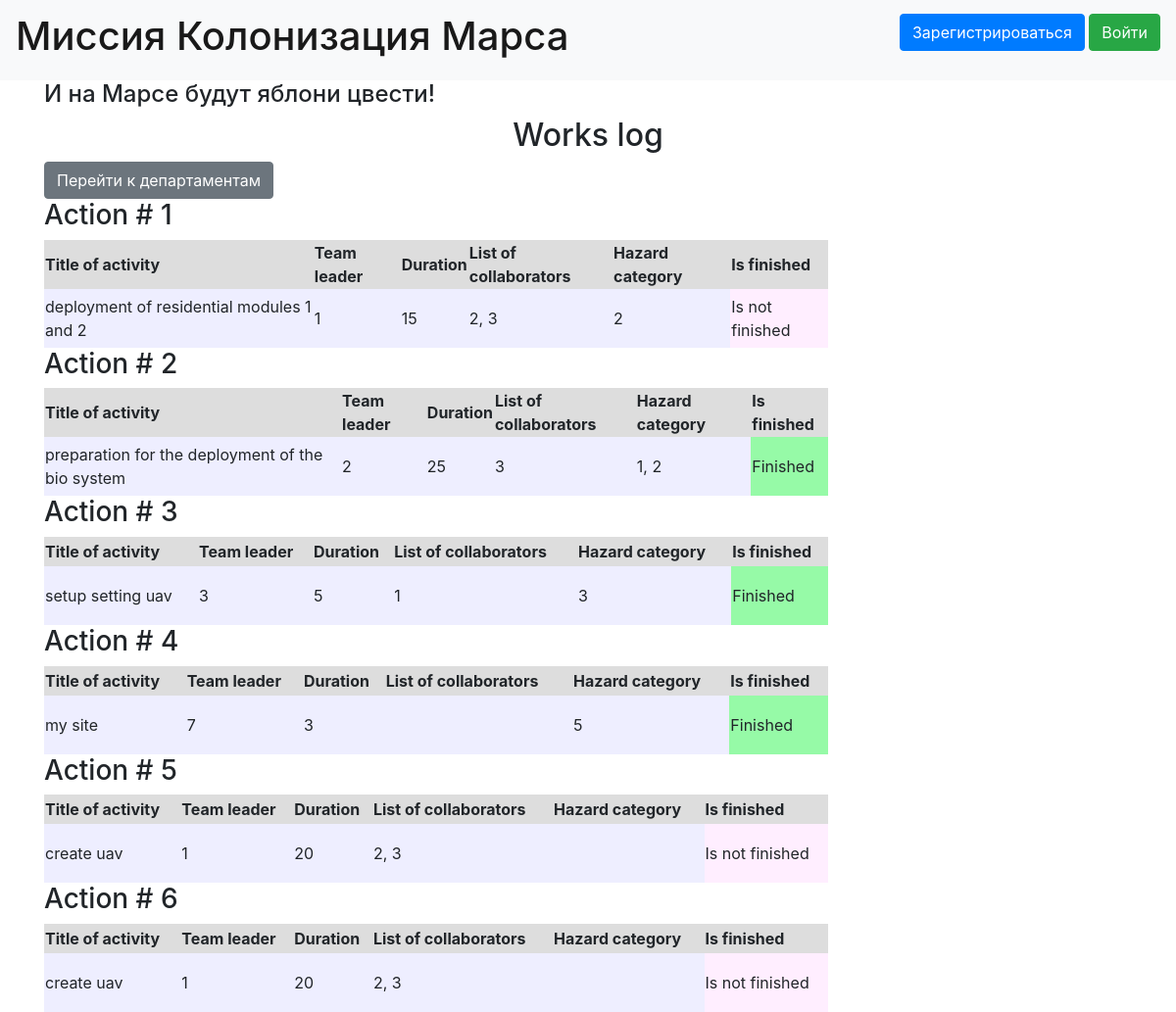
The page / on the database its author committed.
### data/jobs.py (models this page shows)
class Jobs(SqlAlchemyBase, SerializerMixin):
    __tablename__ = 'jobs'
    id = sqlalchemy.Column(sqlalchemy.Integer, primary_key=True, autoincrement=True)
    team_leader = sqlalchemy.Column(sqlalchemy.Integer, sqlalchemy.ForeignKey("users.id"))
    job = sqlalchemy.Column(sqlalchemy.String, nullable=True)
    work_size = sqlalchemy.Column(sqlalchemy.Integer, nullable=True)
    collaborators = sqlalchemy.Column(sqlalchemy.String, nullable=True)
    start_date = sqlalchemy.Column(sqlalchemy.DateTime, nullable=True)
    end_date = sqlalchemy.Column(sqlalchemy.DateTime, nullable=True)
    is_finished = sqlalchemy.Column(sqlalchemy.Boolean, nullable=True)
    user = orm.relationship('User')
    hazard = orm.relationship("Hazard",
                              secondary="job_to_hazard",
                              backref="jobs")
    def get_hazard_categories(self):
        return ', '.join([str(i.id) for i in self.hazard])

### data/hazard.py (models this page shows)
class Hazard(SqlAlchemyBase, SerializerMixin):
    __tablename__ = 'hazards'
    id = sqlalchemy.Column(sqlalchemy.Integer, primary_key=True,
                           autoincrement=True)
    name = sqlalchemy.Column(sqlalchemy.String, nullable=True)

### main.py (the view)
@app.route("/")
def index():
    session = db_session.create_session()
    list_work = list(session.query(Jobs))
    return render_template('index.html', list_work=list_work)

### data/db_session.py (called while the page is built)
def create_session() -> Session:
    global __factory
    return __factory()

### templates/index.html (shortened to what this page needs)
{% extends "base.html" %}
{% block content %}
<h2 align="center">Works log</h2>
<a href="departments" class="btn btn-secondary">Перейти к департаментам</a>
{% for job in list_work%}
<h3>Action # {{ job.id }}</h3>
<div>
    <table width="800px">
        <tr bgcolor='#dddddd' height="30px">
            <th>Title of activity</th>
            <th>Team leader</th>
            <th>Duration</th>
            <th>List of collaborators</th>
            <th>Hazard category</th>
            <th>Is finished</th>
        </tr>
        <tr bgcolor='#eeeeff' height="60px">
            <td>{{job.job}}</td>
            <td>{{job.team_leader}}</td>
            <td>{{job.work_size}}</td>
            <td>{{job.collaborators}}</td>
            <td>{{job.get_hazard_categories()}}</td>
            {% if job.is_finished %}
            <td bgcolor='#96faa7'>Finished</td>
            {% else %}
            <td bgcolor='#ffeeff'>Is not finished</td>
            {% endif %}
        </tr>
    </table>
</div>
{% endfor %}
{% endblock %}

### templates/base.html (shortened to what this page needs)
<!doctype html>
<html lang="en">
<head>
    <link rel="stylesheet"
          href="https://stackpath.bootstrapcdn.com/bootstrap/4.4.1/css/bootstrap.min.css"
>
    <link rel="stylesheet" type="text/css" href="{{url_for('static', filename='css/style.css')}}" />
</head>
<body>
<header>
    <nav class="navbar navbar-light bg-light">
        <a class="navbar-brand" href="#"><h1> Миссия Колонизация Марса</h1></a>
        {% if current_user.is_authenticated %}
    <a class="navbar-brand" href="/logout">{{ current_user.name }}</a>
{% else %}
    <p>
        <a class="btn btn-primary " href="/register">Зарегистрироваться</a>
        <a class="btn btn-success" href="/login">Войти</a>
    </p>
{% endif %}
    </nav>
</header>
<main role="main" class="container">
    <h4>И на Марсе будут яблони цвести!</h4>
    {% block content %}{% endblock %}
</main>
</body>
</html>

### rows shown on the page
Jobs: id "1", job "deployment of residential modules 1 and 2", team_leader "1", work_size "15", collaborators "2, 3", get_hazard_categories "2", is_finished "Is not finished"
Jobs: id "2", job "preparation for the deployment of the bio system", team_leader "2", work_size "25", collaborators "3", get_hazard_categories "1, 2", is_finished "Finished"
Jobs: id "3", job "setup setting uav", team_leader "3", work_size "5", collaborators "1", get_hazard_categories "3", is_finished "Finished"
Jobs: id "4", job "my site", team_leader "7", work_size "3", get_hazard_categories "5", is_finished "Finished"
Jobs: id "5", job "create uav", team_leader "1", work_size "20", collaborators "2, 3", is_finished "Is not finished"
Jobs: id "6", job "create uav", team_leader "1", work_size "20", collaborators "2, 3", is_finished "Is not finished"
